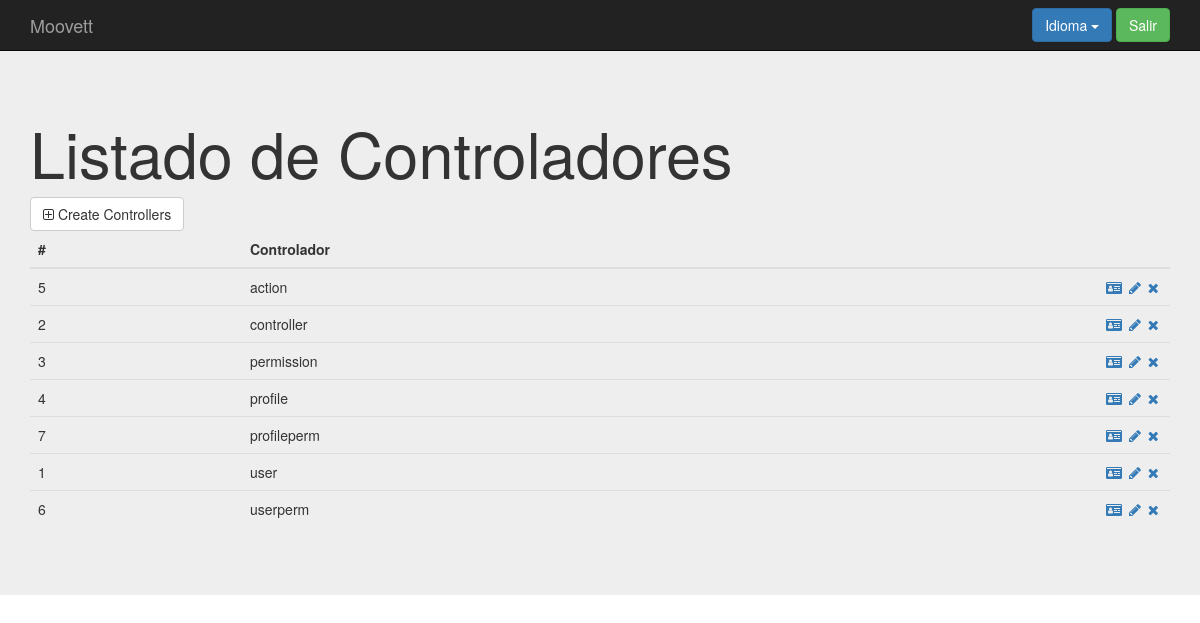
Screenshot of /index.php?controller=controller&action=show (signed in) with the database file from the repository.
### tables this page shows
create table `controller` (
`id` int(11) not null,
  `controllername` varchar(25) not null
);

### core/ViewManager.php (called while the page is built, shortened)
<?php
class ViewManager {
    private $variables = array();
    public function setVariable($varname, $value, $flash=false) {
        $this->variables[$varname] = $value;
    }
    public function getVariable($varname, $default=NULL) {
        if (!isset($this->variables[$varname])) {
            return $default;
        }
        return $this->variables[$varname];
    }
    public function render($controller, $viewname) {
        include(__DIR__."/../Views/$controller/$viewname.php");
    }
    private static $viewmanager_singleton = NULL;
    public static function getInstance() {
        if (self::$viewmanager_singleton == null) {
            self::$viewmanager_singleton = new ViewManager();
        }
        return self::$viewmanager_singleton;
    }
}

### Controllers/CONTROLLER_Controller.php (called while the page is built, shortened)
<?php
require_once(__DIR__."/../core/ViewManager.php");
require_once(__DIR__."/../core/I18n.php");
require_once(__DIR__."/../Models/Controller.php");
require_once(__DIR__."/../Models/CONTROLLER_Model.php");
class CONTROLLER_Controller extends BaseController {
    private $controllerMapper;
    public function __construct() {
        $this->controllerMapper = new CONTROLLER_Model();
        $this->view->setLayout("default");
    }
    public function show(){
        $controllers = $this->controllerMapper->fetch_all();
        $this->view->setVariable("controllers", $controllers);
        $this->view->render("controller", "CONTROLLER_SHOW_Vista");
    }
}

### index.php (called while the page is built, shortened)
<?php
function run() {
    try{
        $controller = loadController($_GET["controller"]);
        $actionName = $_GET["action"];
        $controller->$actionName();
    } catch(Exception $ex) {
        die($ex->getMessage());
  }
}
function loadController($controllerName) {
    return new $controllerClassName();
}
run();
?>

### core/I18n.php (called while the page is built, shortened)
<?php
class I18n {
  private $messages;
  public function setLanguage($language) {
    $this->messages = $i18n_messages;
  }
  public function i18n($key) {
    if (isset($this->messages[$key])){
      return $this->messages[$key];
    }else{
      return $key;
    }
  }
  private static $i18n_singleton = null;
  public static function getInstance() {
    if (self::$i18n_singleton == NULL) {
      self::$i18n_singleton = new I18n();
    }
    return self::$i18n_singleton;
  }
}
function i18n($key) {
  return I18n::getInstance()->i18n($key);
}

### Models/Controller.php (called while the page is built, shortened)
<?php
class Controller {
    private $id;
    private $controllerName;
    public function __construct($id=NULL, $controllerName=NULL, $action=NULL) {
        $this->id = $id;
        $this->controllerName = $controllerName;
    }
    public function getID() {
        return $this->id;
    }
    public function getControllerName() {
        return $this->controllerName;
    }
}

### Models/CONTROLLER_Model.php (called while the page is built, shortened)
<?php
require_once(__DIR__."/../core/PDOConnection.php");
class CONTROLLER_Model {
    private $db;
    public function __construct() {
        $this->db = PDOConnection::getInstance();
    }
    public function fetch_all(){
        $sql = $this->db->prepare("SELECT * FROM controller ORDER BY controllername");
        $sql->execute();
        $controllers_db = $sql->fetchAll(PDO::FETCH_ASSOC);
        $controllers = array();
        foreach ($controllers_db as $controller) {
            array_push($controllers, new Controller($controller["id"], $controller["controllername"]));
        }
        return $controllers;
    }
}

### core/PDOConnection.php (called while the page is built)
<?php
class PDOConnection {
    private static $dbhost = "127.0.0.1";
    private static $dbname = "moovett";
    private static $dbuser = "moovett";
    private static $dbpass = "moovett";
    private static $db_singleton = null;
    public static function getInstance() {
        if (self::$db_singleton == null) {
            self::$db_singleton = new PDO(
                "mysql:host=".self::$dbhost.";dbname=".self::$dbname.";charset=utf8",
                self::$dbuser,
                self::$dbpass,
                array(
                    PDO::ATTR_EMULATE_PREPARES => false,
                    PDO::ATTR_ERRMODE => PDO::ERRMODE_EXCEPTION
                )
            );
        }
        return self::$db_singleton;
    }
}
?>

### Views/controller/CONTROLLER_SHOW_Vista.php (the view, shortened to what this page needs)
<?php
require_once(__DIR__."/../../core/ViewManager.php");
$view = ViewManager::getInstance();
$view->setVariable("title", "Manage Controllers");
$controllers = $view->getVariable("controllers");
?>
<div class="jumbotron">
    <div class="container">
        <h1><?= i18n("List of Controllers")?></h1>
	<a href="index.php?controller=controller&action=add" class="btn btn-default"><i class="fa fa-plus-square-o" aria-hidden="true"></i> <?= i18n("Create Controllers")?></a>
<table class="table">
      <thead>
        <tr>
          <th>#</th>
          <th><?= i18n("Controller") ?></th>
          <th style="width: 72px;"></th>
        </tr>
      </thead>
      <tbody>
	  <?php foreach($controllers as $controller){ ?>
          <tr>
	  <td><?php echo $controller->getID(); ?></td>
          <td><?php echo $controller->getControllerName(); ?></td>
          <td>
              <a href="index.php?controller=controller&action=showone&id=<?php echo $controller->getID();  ?>"><i class="fa fa-id-card" aria-hidden="true"></i></a>
              <a href="index.php?controller=controller&action=edit&id=<?php echo $controller->getID();  ?>"><i class="fa fa-pencil fa-fw" aria-hidden="true"></i></a>
              <a href="index.php?controller=controller&action=delete&id=<?php echo $controller->getID();  ?>" role="button" data-toggle="modal"><i class="fa fa-times" aria-hidden="true"></i></a>
          </td>
        </tr>
	<?php } ?>
      </tbody>
</table>
    </div>
</div>

### css/style.css (style rules this page uses)
body { padding-top: 50px; padding-bottom: 20px; }

### rows the page displays
controller: id "5", controllername "action"
controller: id "2", controllername "controller"
controller: id "3", controllername "permission"
controller: id "4", controllername "profile"
controller: id "7", controllername "profileperm"
controller: id "1", controllername "user"
controller: id "6", controllername "userperm"

### other values shown
i18n("Language") "Idioma"
i18n("Logout") "Salir"
i18n("List of Controllers") "Listado de Controladores"
i18n("Create Controllers") "Create Controllers"
i18n("Controller") "Controlador"
